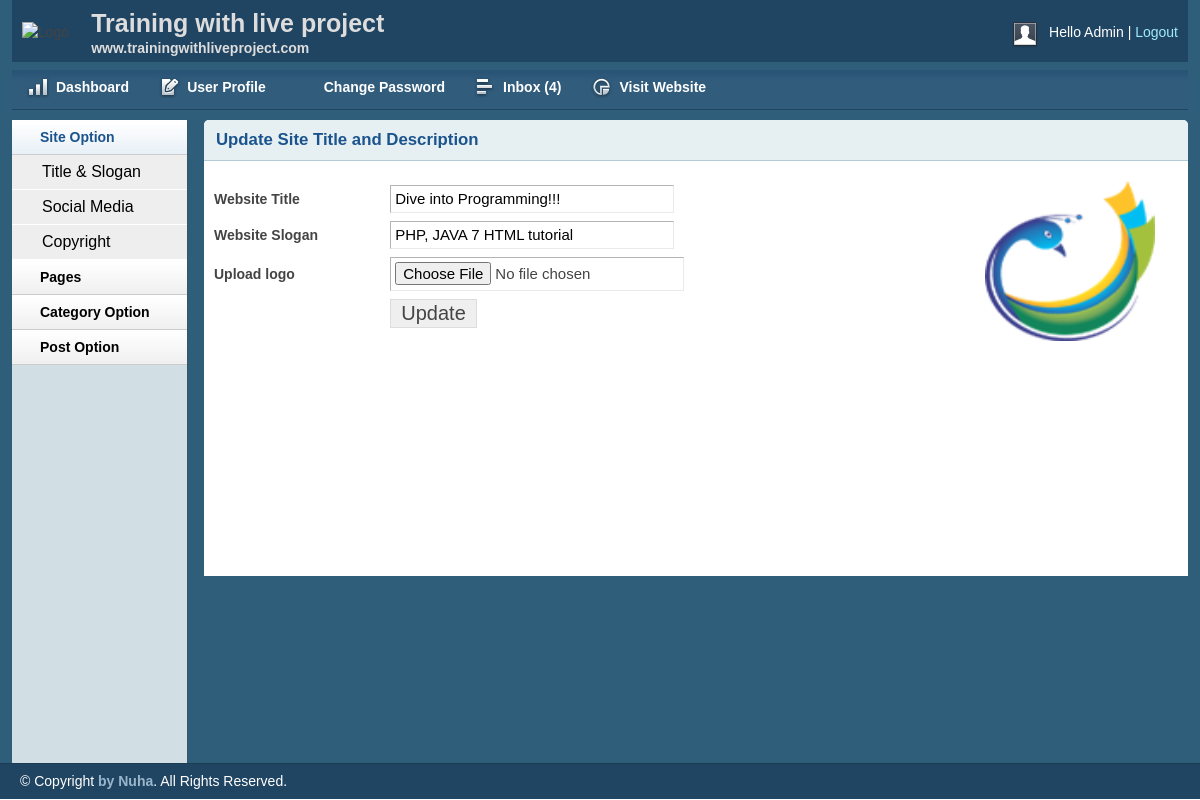
/Blog/admin/titleslogan.php (signed in), run on the app's committed database.
### tables this page shows
CREATE TABLE `title_slogan` (
  `id` int(11) NOT NULL,
  `title` varchar(255) NOT NULL,
  `slogan` varchar(255) NOT NULL,
  `logo` varchar(255) NOT NULL
);

### Blog/lib/Database.php (called while the page is built, shortened)
<?php
Class Database{
	public $host   = DB_HOST;
	public $user   = DB_USER;
	public $pass   = DB_PASS;
	public $dbname = DB_NAME;
	public $link;
	private function connectDB(){
	$this->link = new mysqli($this->host, $this->user, $this->pass, $this->dbname);
 }
	public function select($query){
		$result = $this->link->query($query) or die($this->link->error.__LINE__);
		if($result->num_rows > 0){
			return $result;
		} else {
			return false;
		}
	}
}

### Blog/admin/titleslogan.php (the view, shortened to what this page needs)
<?php
    include 'inc/header.php';
    include 'inc/sidebar.php';
?>
<div class="grid_10">
    <div class="box round first grid">
        <h2>Update Site Title and Description</h2>
        <?php
            $query = "SELECT * FROM title_slogan WHERE id='1'";
            $blog_title = $db->select($query);
            if ($blog_title) {
                while ( $result = $blog_title->fetch_assoc()) {
        ?>
        <div class="block sloginblock">
            <div class="leftSide">
                 <form action="titleslogan.php" method="post" enctype="multipart/form-data">
                    <table class="form">
                        <tr>
                            <td>
                                <label>Website Title</label>
                            </td>
                            <td>
                                <input type="text" value="<?php echo $result['title'];?>"  name="title" class="medium" />
                            </td>
                        </tr>
        				<tr>
                            <td>
                                <label>Website Slogan</label>
                            </td>
                            <td>
                                <input type="text" value="<?php echo $result['slogan'];?>" name="slogan" class="medium" />
                            </td>
                        </tr>
                        <tr>
                            <td>
                                <label>Upload logo</label>
                            </td>
                            <td>
                                <input type="file" name="logo" />
                            </td>
                        </tr>
        				<tr>
                            <td> </td>
                            <td>
                                <input type="submit" name="submit" Value="Update" />
                            </td>
                        </tr>
                    </table>
                </form>
            </div>
            <div class="rightSide">
                <img src="<?php echo $result['logo'];?>" alt="logo">
            </div>
        </div>
        <?php } } ?>
    </div>
</div>
<?php
    include 'inc/footer.php';
?>

### Blog/admin/css/text.css (style rules this page uses)
body { font: 13px/1.5 Tahoma, Helvetica, Arial, 'Liberation Sans', FreeSans, sans-serif; }
h2 { font-size: 23px; }
p, dl, hr, h1, h2, h3, h4, h5, h6, ol, ul, pre, table, address, fieldset { margin-bottom: 20px; }

### Blog/admin/css/grid.css (style rules this page uses)
.grid_1, .grid_2, .grid_3, .grid_4, .grid_5, .grid_6, .grid_7, .grid_8, .grid_9, .grid_10, .grid_11, .grid_12, .grid_13, .grid_14, .grid_15, .grid_16 { display: inline; float: left; margin-left: 1%; margin-right: 1%; }
.container_12 .grid_10 { width: 81.333%; }

### Blog/admin/css/layout.css (style rules this page uses)
body { background: #fff none repeat scroll 0 0; color: #444; font-size: 14px; padding: 0; }
h1, h2, h3, h4, h5, h6 { line-height:1.2em; margin-bottom:.3em; }
h2 { margin-top:1em; }
.box { background:#fff; margin-bottom:20px; padding:10px 10px 10px 10px; margin-left:-8px; }
.box.grid { padding-bottom:40px; }
.box.round { -moz-border-radius: 5px 5px 0px 0px; -webkit-border-radius: 5px 5px 0px 0px; border-radius: 5px 5px 0px 0px; }
.box h2 { font-size:1.2em; font-weight:bold; color:#1B548D; background:#E6F0F3; margin:-10px -10px 0 -10px; padding:10px 12px; border-bottom:1px solid #B3CBD6; -moz-border-radius: 5px 5px 0px 0px; -webkit-border-radius: 5px 5px 0px 0px; border-radius: 5px 5px 0px 0px; }
.box.first { min-height: 406px; }
.block { padding-top:20px; }
table.form { width:100%; }
table.form td { padding:4px 0px; }
table.form label { font-weight:bold; }
table.form input, table.form select { font-size: 15px; padding: 4px 4px 5px 4px; border-top: 1px solid #b3b3b3; border-left: 1px solid #b3b3b3; border-right: 1px solid #eaeaea; border-bottom: 1px solid #eaeaea; }
table.form input[type="submit"] { border: 1px solid #ddd; color: #444; cursor: pointer; font-size: 20px; padding: 2px 10px; }
input.medium { width: 55%; }
.block { padding-bottom:1px; }

### Blog/admin/titleslogan.php (style rules this page uses)
.leftSide { float: left; width: 70%; }
.rightSide { float: right; width: 20%; }
.rightSide img { height: 160px; width: 170px; }

### data on the page
title_slogan: title "Dive into Programming!!!", slogan "PHP, JAVA 7 HTML tutorial", logo (picture)

### other printed values
$count "4"
